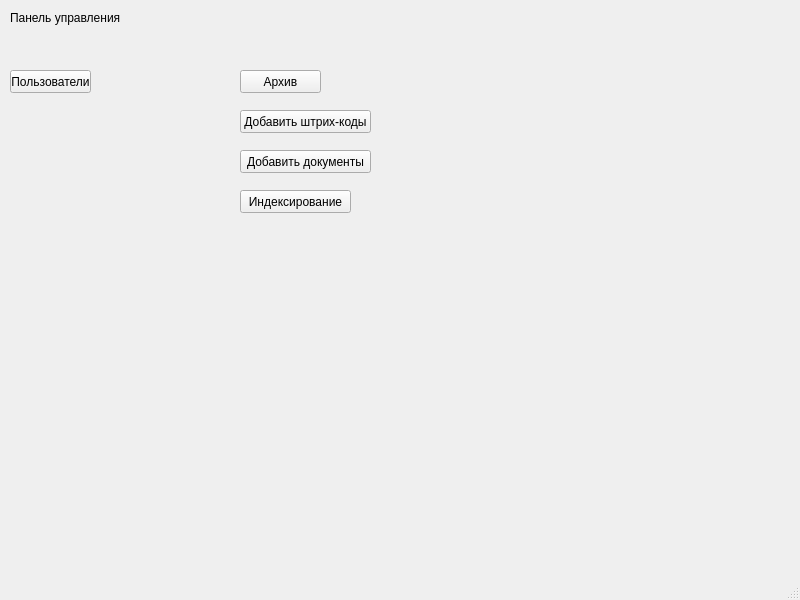
<?xml version="1.0" encoding="UTF-8"?>
<ui version="4.0">
 <class>PersonalArea</class>
 <widget class="QMainWindow" name="PersonalArea">
  <property name="geometry">
   <rect>
    <x>0</x>
    <y>0</y>
    <width>800</width>
    <height>600</height>
   </rect>
  </property>
  <property name="maximumSize">
   <size>
    <width>800</width>
    <height>600</height>
   </size>
  </property>
  <property name="windowTitle">
   <string>Панель управления</string>
  </property>
  <widget class="QWidget" name="centralwidget">
   <widget class="QPushButton" name="PB_USERS">
    <property name="geometry">
     <rect>
      <x>10</x>
      <y>70</y>
      <width>81</width>
      <height>23</height>
     </rect>
    </property>
    <property name="text">
     <string>Пользователи</string>
    </property>
   </widget>
   <widget class="QLabel" name="L_NAME">
    <property name="geometry">
     <rect>
      <x>10</x>
      <y>10</y>
      <width>121</width>
      <height>16</height>
     </rect>
    </property>
    <property name="text">
     <string>Панель управления</string>
    </property>
   </widget>
   <widget class="QPushButton" name="PB_ARCHIV">
    <property name="geometry">
     <rect>
      <x>240</x>
      <y>70</y>
      <width>81</width>
      <height>23</height>
     </rect>
    </property>
    <property name="text">
     <string>Архив</string>
    </property>
   </widget>
   <widget class="QPushButton" name="PB_ADDBORCODS">
    <property name="geometry">
     <rect>
      <x>240</x>
      <y>110</y>
      <width>131</width>
      <height>23</height>
     </rect>
    </property>
    <property name="text">
     <string>Добавить штрих-коды</string>
    </property>
   </widget>
   <widget class="QPushButton" name="PB_ADDDOCUMENTS">
    <property name="geometry">
     <rect>
      <x>240</x>
      <y>150</y>
      <width>131</width>
      <height>23</height>
     </rect>
    </property>
    <property name="text">
     <string>Добавить документы</string>
    </property>
   </widget>
   <widget class="QPushButton" name="PB_INDEXING">
    <property name="geometry">
     <rect>
      <x>240</x>
      <y>190</y>
      <width>111</width>
      <height>23</height>
     </rect>
    </property>
    <property name="text">
     <string>Индексирование</string>
    </property>
   </widget>
  </widget>
  <widget class="QStatusBar" name="statusbar"/>
 </widget>
 <resources/>
 <connections/>
</ui>
